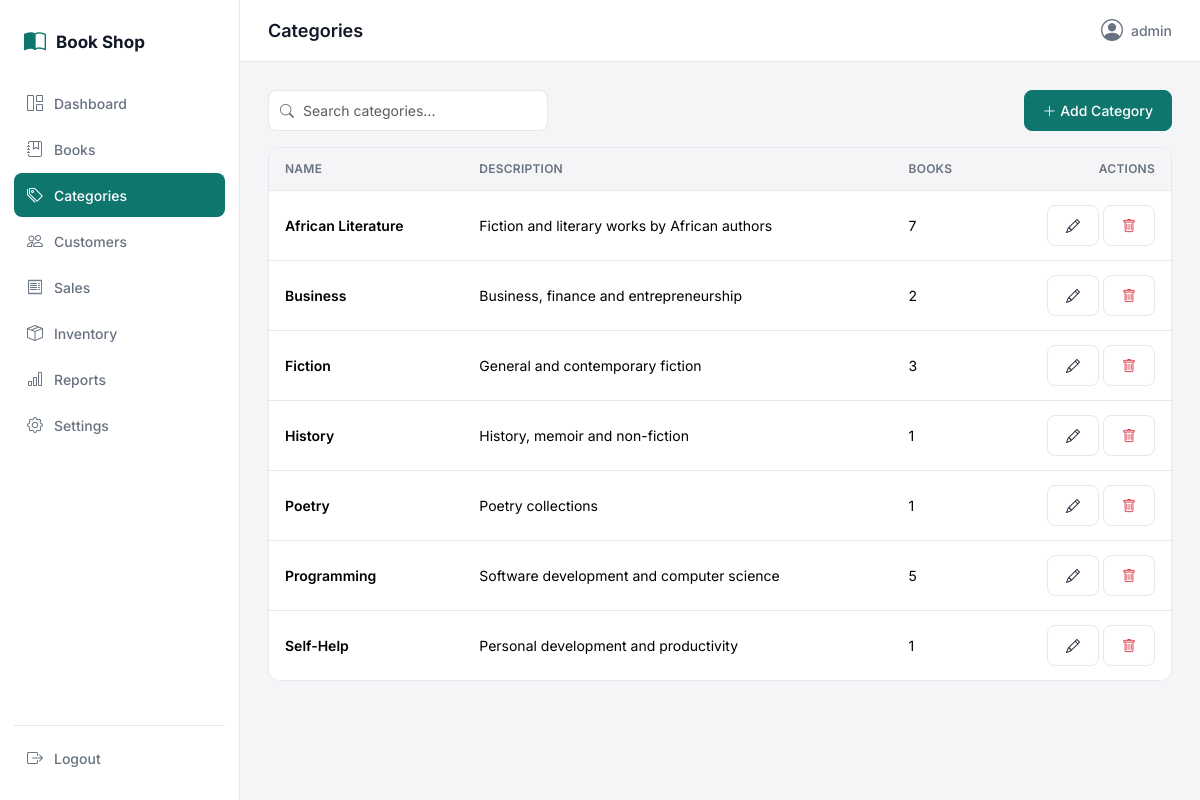
Page /categories/ (signed in) on the committed database.
### shop/models.py (models this page shows, shortened)
class Category(models.Model):
    name = models.CharField(max_length=100, unique=True)
    description = models.TextField(blank=True)
    created_at = models.DateTimeField(auto_now_add=True)
    class Meta:
        ordering = ["name"]
        verbose_name_plural = "Categories"

### shop/views.py (the view)
# urls.py: path("categories/", views.category_list, name="category_list"),
@login_required
def category_list(request):
    query = request.GET.get("q", "").strip()
    categories = Category.objects.all()
    if query:
        categories = categories.filter(name__icontains=query)
    return render(request, "categories/category_list.html", {
        "active_nav": "categories",
        "categories": categories,
        "query": query,
    })

### templates/categories/category_list.html (shortened to what this page needs)
{% extends "base.html" %}
{% block page_title %}Categories{% endblock %}
{% block content %}
<div class="d-flex justify-content-between align-items-center flex-wrap gap-2 mb-3">
    <form method="get" class="search-input-wrap" style="width: 280px;">
        <i class="bi bi-search"></i>
        <input type="text" name="q" class="form-control" placeholder="Search categories..." value="{{ query }}">
    </form>
    <a href="{% url 'category_create' %}" class="btn btn-primary-custom"><i class="bi bi-plus-lg"></i> Add Category</a>
</div>
<div class="table-custom">
    <table class="table">
        <thead>
            <tr>
                <th>Name</th>
                <th>Description</th>
                <th>Books</th>
                <th class="text-end">Actions</th>
            </tr>
        </thead>
        <tbody>
        {% for category in categories %}
            <tr>
                <td class="fw-semibold">{{ category.name }}</td>
                <td class="text-secondary-custom">{{ category.description|default:"—"|truncatechars:60 }}</td>
                <td>{{ category.books.count }}</td>
                <td class="text-end">
                    <a href="{% url 'category_edit' category.pk %}" class="btn btn-sm btn-outline-plain"><i class="bi bi-pencil"></i></a>
                    <button type="button" class="btn btn-sm btn-outline-plain text-danger" data-bs-toggle="modal" data-bs-target="#deleteModal{{ category.pk }}"><i class="bi bi-trash"></i></button>
                </td>
            </tr>
        {% endfor %}
        </tbody>
    </table>
</div>
{% endblock %}

### templates/base.html (shortened to what this page needs)
{% load static %}
<!DOCTYPE html>
<html lang="en">
<head>
    <link href="https://cdn.jsdelivr.net/npm/bootstrap@5.3.3/dist/css/bootstrap.min.css" rel="stylesheet">
    <link href="https://cdn.jsdelivr.net/npm/bootstrap-icons@1.11.3/font/bootstrap-icons.css" rel="stylesheet">
    <link rel="stylesheet" href="{% static 'css/style.css' %}">
</head>
<body>
{% if user.is_authenticated %}
<div class="app-shell">
    <aside class="sidebar" id="sidebar">
        <div class="sidebar-brand">
            <i class="bi bi-book-half"></i>
            <span>Book Shop</span>
        </div>
        <nav class="sidebar-nav">
            <a href="{% url 'dashboard' %}" class="nav-link {% if active_nav == 'dashboard' %}active{% endif %}">
                <i class="bi bi-grid-1x2"></i> Dashboard
            </a>
            <a href="{% url 'book_list' %}" class="nav-link {% if active_nav == 'books' %}active{% endif %}">
                <i class="bi bi-journal-bookmark"></i> Books
            </a>
            <a href="{% url 'category_list' %}" class="nav-link {% if active_nav == 'categories' %}active{% endif %}">
                <i class="bi bi-tags"></i> Categories
            </a>
            <a href="{% url 'customer_list' %}" class="nav-link {% if active_nav == 'customers' %}active{% endif %}">
                <i class="bi bi-people"></i> Customers
            </a>
            <a href="{% url 'sale_list' %}" class="nav-link {% if active_nav == 'sales' %}active{% endif %}">
                <i class="bi bi-receipt"></i> Sales
            </a>
            <a href="{% url 'inventory_overview' %}" class="nav-link {% if active_nav == 'inventory' %}active{% endif %}">
                <i class="bi bi-box-seam"></i> Inventory
            </a>
            <a href="{% url 'sales_report' %}" class="nav-link {% if active_nav == 'reports' %}active{% endif %}">
                <i class="bi bi-bar-chart"></i> Reports
            </a>
            <a href="{% url 'settings_page' %}" class="nav-link {% if active_nav == 'settings' %}active{% endif %}">
                <i class="bi bi-gear"></i> Settings
            </a>
        </nav>
        <form method="post" action="{% url 'logout' %}" class="sidebar-logout">
            <button type="submit" class="nav-link logout-btn">
                <i class="bi bi-box-arrow-right"></i> Logout
            </button>
        </form>
    </aside>
    <div class="main-area">
        <header class="topbar">
            <div class="topbar-title">{% block page_title %}{% endblock %}</div>
            <div class="topbar-user">
                <i class="bi bi-person-circle"></i> {{ user.get_username }}
            </div>
        </header>
        <main class="content">
            {% block content %}{% endblock %}
        </main>
    </div>
</div>
{% else %}
    {% block auth_content %}{% endblock %}
{% endif %}
</body>
</html>

### static/css/style.css (style rules this page uses)
:root { --color-primary: #0F766E; --color-primary-hover: #0C5C56; --color-primary-light: #E6F2F1; --color-bg: #FFFFFF; --color-surface: #F5F5F7; --color-border: #E5E7EB; --color-text: #111827; --color-text-secondary: #687280; --color-success: #15803D; --color-success-bg: #EAF7EE; --color-warning: #B45309; --color-warning-bg: #FEF3E2; --color-danger: #B91C1C; --color-danger-bg: #FDECEC; --radius: 12px; --radius-sm: 8px; --shadow-sm: 0 1px 2px rgba(17, 24, 39, 0.04); --shadow-md: 0 4px 12px rgba(17, 24, 39, 0.06); }
* { box-sizing: border-box; }
body { font-family: "Inter", "SF Pro Display", -apple-system, BlinkMacSystemFont, sans-serif; background-color: var(--color-surface); color: var(--color-text); font-size: 14px; line-height: 1.5; }
.text-secondary-custom { color: var(--color-text-secondary); }
.app-shell { display: flex; min-height: 100vh; }
.sidebar { width: 240px; background: var(--color-bg); border-right: 1px solid var(--color-border); display: flex; flex-direction: column; padding: 20px 14px; position: sticky; top: 0; height: 100vh; flex-shrink: 0; }
.sidebar-brand { display: flex; align-items: center; gap: 10px; font-weight: 700; font-size: 17px; padding: 6px 10px 22px 10px; color: var(--color-text); }
.sidebar-brand i { color: var(--color-primary); font-size: 22px; }
.sidebar-nav { display: flex; flex-direction: column; gap: 2px; flex-grow: 1; }
.sidebar .nav-link { display: flex; align-items: center; gap: 10px; padding: 10px 12px; border-radius: var(--radius-sm); color: var(--color-text-secondary); font-weight: 500; font-size: 14px; transition: background-color .15s ease, color .15s ease; }
.sidebar .nav-link i { font-size: 16px; width: 18px; text-align: center; }
.sidebar .nav-link.active { background: var(--color-primary); color: #fff; }
.sidebar-logout { margin-top: auto; padding-top: 10px; border-top: 1px solid var(--color-border); }
.logout-btn { background: none; border: none; width: 100%; text-align: left; cursor: pointer; }
.main-area { flex-grow: 1; min-width: 0; display: flex; flex-direction: column; }
.topbar { background: var(--color-bg); border-bottom: 1px solid var(--color-border); padding: 14px 28px; display: flex; align-items: center; justify-content: space-between; gap: 16px; position: sticky; top: 0; z-index: 10; }
.topbar-title { font-weight: 600; font-size: 18px; }
.topbar-user { display: flex; align-items: center; gap: 8px; font-weight: 500; color: var(--color-text-secondary); }
.topbar-user i { font-size: 22px; color: var(--color-text-secondary); }
.content { padding: 28px; flex-grow: 1; }
.btn-primary-custom { background: var(--color-primary); border: 1px solid var(--color-primary); color: #fff; border-radius: var(--radius-sm); padding: 9px 18px; font-weight: 500; font-size: 14px; transition: background-color .15s ease; }
.btn-outline-plain { background: #fff; border: 1px solid var(--color-border); color: var(--color-text); border-radius: var(--radius-sm); padding: 9px 18px; font-weight: 500; font-size: 14px; }
.form-control, .form-select { border: 1px solid var(--color-border); border-radius: var(--radius-sm); padding: 9px 12px; font-size: 14px; }
.search-input-wrap { position: relative; }
.search-input-wrap i { position: absolute; left: 12px; top: 50%; transform: translateY(-50%); color: var(--color-text-secondary); }
.search-input-wrap .form-control { padding-left: 34px; }
.table-custom { background: var(--color-bg); border-radius: var(--radius); overflow-x: auto; border: 1px solid var(--color-border); }
.table-custom table { margin-bottom: 0; min-width: 640px; }
.table-custom thead th { background: var(--color-surface); color: var(--color-text-secondary); font-weight: 600; font-size: 12px; text-transform: uppercase; letter-spacing: .02em; border-bottom: 1px solid var(--color-border); padding: 12px 16px; }
.table-custom tbody td { padding: 14px 16px; vertical-align: middle; border-bottom: 1px solid var(--color-border); font-size: 14px; }
.table-custom tbody tr:last-child td { border-bottom: none; }

### rows in the picture
Category: name "African Literature", description "Fiction and literary works by African authors", books.count "7"
Category: name "Business", description "Business, finance and entrepreneurship", books.count "2"
Category: name "Fiction", description "General and contemporary fiction", books.count "3"
Category: name "History", description "History, memoir and non-fiction", books.count "1"
Category: name "Poetry", description "Poetry collections", books.count "1"
Category: name "Programming", description "Software development and computer science", books.count "5"
Category: name "Self-Help", description "Personal development and productivity", books.count "1"

### other values in the picture
{{ user.get_username }} "admin"
